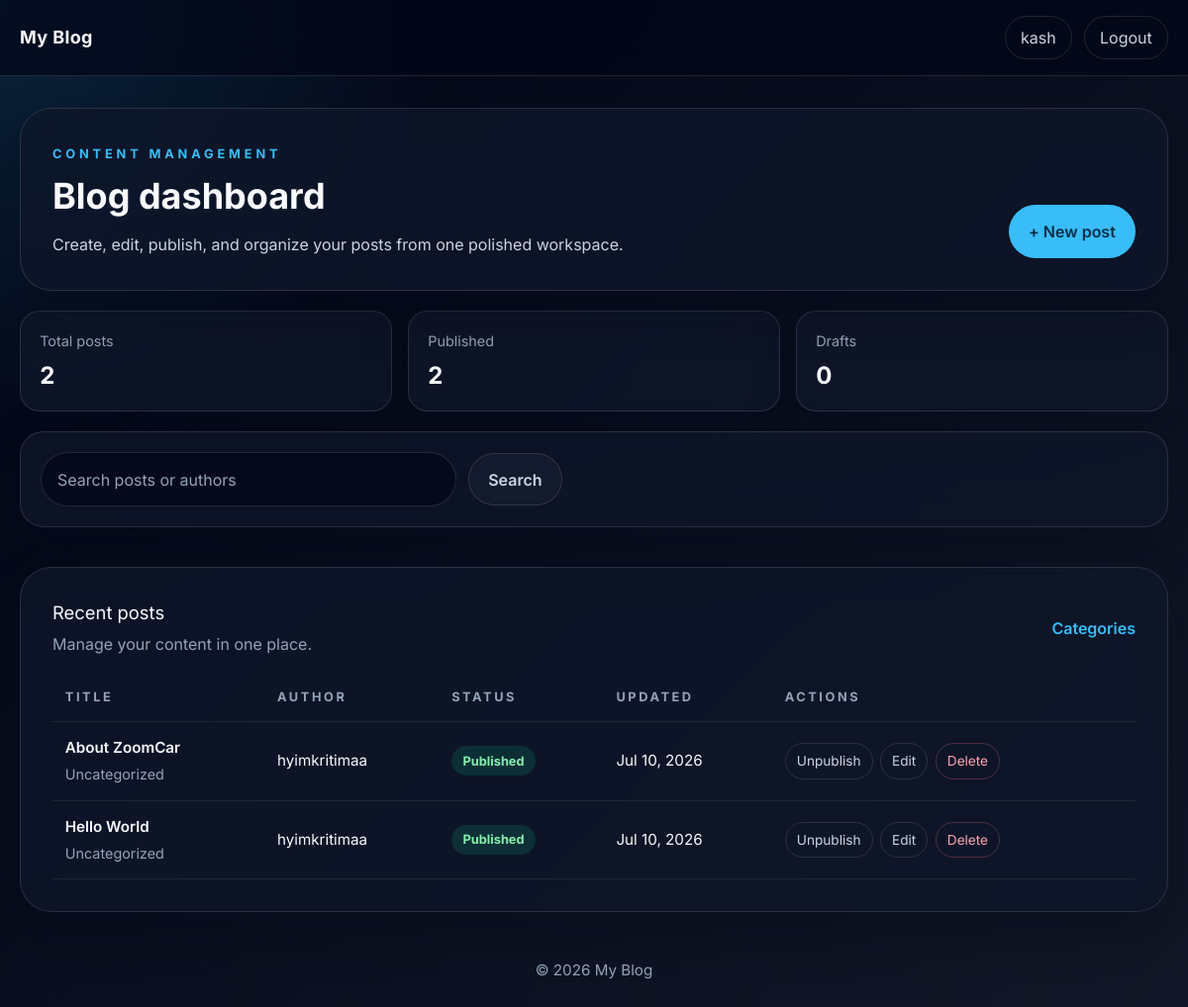
The page / (signed in) on the database as committed earlier.
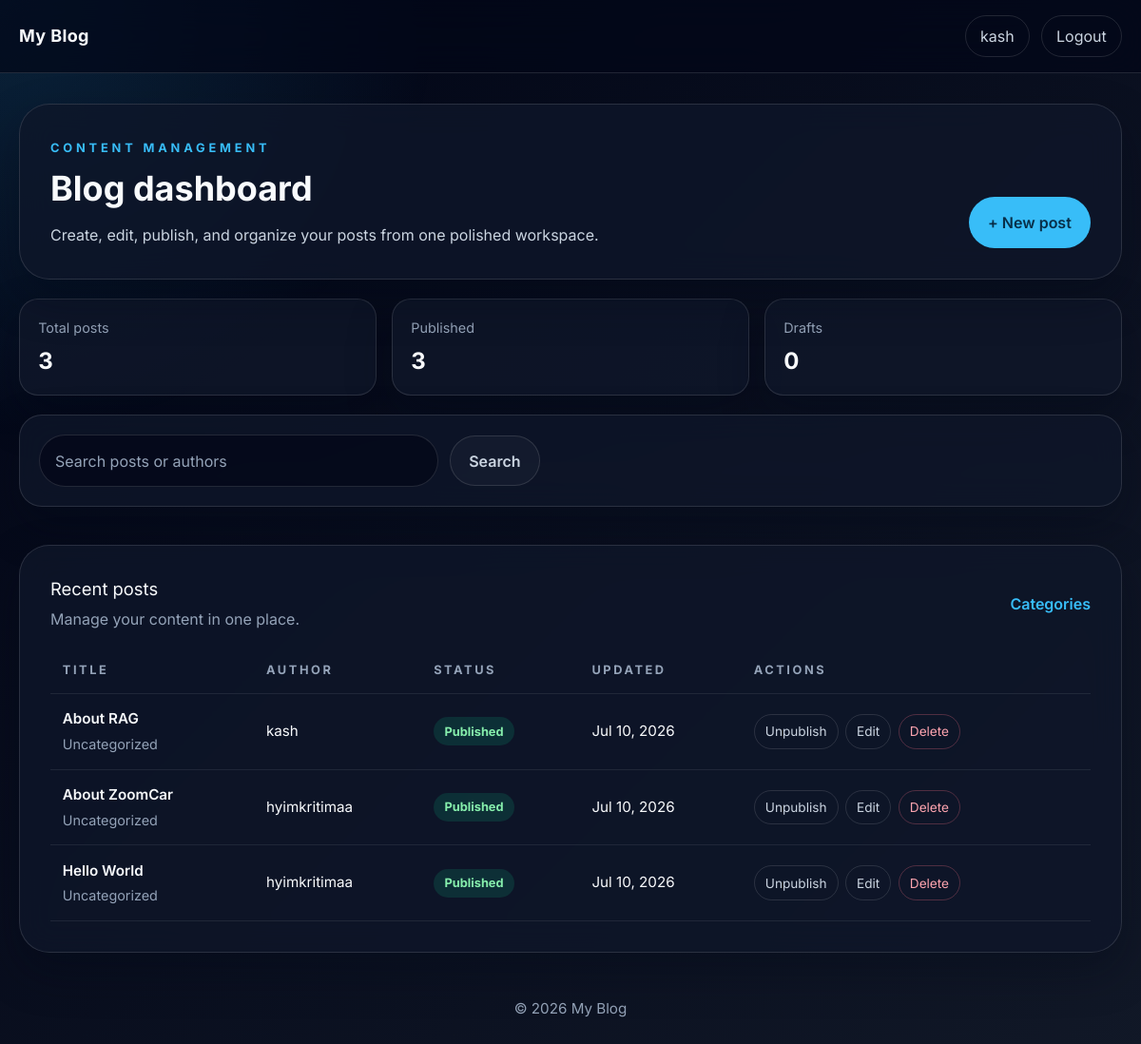
The same page on the database as committed later.
### blog/models.py (models this page shows, shortened)
class Post(models.Model):
    title = models.CharField(max_length=200)
    slug = models.SlugField(unique=True)
    author = models.ForeignKey(User, on_delete=models.CASCADE)
    category = models.ForeignKey(Category, on_delete=models.SET_NULL, null=True, blank=True, related_name="posts")
    tags = models.ManyToManyField(Tag, blank=True, related_name="posts")
    content = models.TextField()
    excerpt = models.CharField(max_length=300, blank=True)
    cover_image = models.ImageField(upload_to="posts/", blank=True, null=True)
    published = models.BooleanField(default=False)
    created_at = models.DateTimeField(auto_now_add=True)
    updated_at = models.DateTimeField(auto_now=True)
    class Meta:
        ordering = ["-created_at"]

### blog/views.py (the view, shortened to what this page needs)
# urls.py: path("", views.PostListView.as_view(), name="post_list"),
class PostListView(ListView):
    model = Post
    template_name = "blog/post_list.html"
    context_object_name = "posts"
    paginate_by = 6
    def dispatch(self, request, *args, **kwargs):
        if request.user.is_authenticated and (request.user.is_staff or request.user.is_superuser):
            return dashboard(request)
        return super().dispatch(request, *args, **kwargs)

### blog/views.py (called while the page is built)
@staff_member_required
@login_required
def dashboard(request):
    query = request.GET.get("q", "").strip()
    posts = Post.objects.select_related("author", "category").prefetch_related("tags")
    if query:
        posts = posts.filter(Q(title__icontains=query) | Q(content__icontains=query) | Q(author__username__icontains=query))
    context = {
        "posts": posts.order_by("-created_at"),
        "query": query,
        "draft_count": Post.objects.filter(published=False).count(),
        "published_count": Post.objects.filter(published=True).count(),
    }
    return render(request, "blog/dashboard.html", context)

### templates/blog/dashboard.html (shortened to what this page needs)
{% extends "base.html" %}
{% block content %}
<div class="dashboard-shell">
  <section class="dashboard-card dashboard-hero">
    <div class="dashboard-hero__content">
      <p class="hero-kicker">Content management</p>
      <h1 class="hero-title">Blog dashboard</h1>
      <p class="hero-copy">Create, edit, publish, and organize your posts from one polished workspace.</p>
    </div>
    <a href="{% url 'blog:post_create' %}" class="btn-primary">+ New post</a>
  </section>
  <section class="dashboard-stats">
    <div class="stat-card">
      <span class="stat-label">Total posts</span>
      <strong>{{ posts|length }}</strong>
    </div>
    <div class="stat-card">
      <span class="stat-label">Published</span>
      <strong>{{ published_count }}</strong>
    </div>
    <div class="stat-card">
      <span class="stat-label">Drafts</span>
      <strong>{{ draft_count }}</strong>
    </div>
  </section>
  <section class="panel dashboard-toolbar">
    <form method="get" class="dashboard-toolbar__form">
      <input type="text" name="q" value="{{ query }}" placeholder="Search posts or authors" class="search-box" />
      <button class="btn-secondary">Search</button>
    </form>
  </section>
  <section class="dashboard-card dashboard-list">
    <div class="dashboard-list__header">
      <div>
        <h2>Recent posts</h2>
        <p>Manage your content in one place.</p>
      </div>
      <a href="{% url 'blog:category_list' %}" class="text-link">Categories</a>
    </div>
    <div class="table-wrap">
      <table class="table">
        <thead>
          <tr>
            <th>Title</th>
            <th>Author</th>
            <th>Status</th>
            <th>Updated</th>
            <th>Actions</th>
          </tr>
        </thead>
        <tbody>
          {% for post in posts %}
          <tr>
            <td>
              <div class="table-title">{{ post.title }}</div>
              <div class="table-subtitle">{{ post.category.name|default:"Uncategorized" }}</div>
            </td>
            <td>{{ post.author.get_full_name|default:post.author.username }}</td>
            <td>
              {% if post.published %}
                <span class="badge badge-published">Published</span>
              {% else %}
                <span class="badge badge-draft">Draft</span>
              {% endif %}
            </td>
            <td>{{ post.updated_at|date:"M d, Y" }}</td>
            <td>
              <div class="action-group">
                <a href="{% url 'blog:toggle_publish' post.pk %}" class="table-action">{% if post.published %}Unpublish{% else %}Publish{% endif %}</a>
                <a href="{% url 'blog:post_edit' post.pk %}" class="table-action">Edit</a>
                <a href="{% url 'blog:post_delete' post.pk %}" class="table-action danger" onclick="return confirm('Delete this post?');">Delete</a>
              </div>
            </td>
          </tr>
          {% empty %}
          <tr>
            <td colspan="5" class="empty-state-cell">No posts found yet.</td>
          </tr>
          {% endfor %}
        </tbody>
      </table>
    </div>
  </section>
</div>
{% endblock %}

Rows that differ between the two databases and show on the page:
added Post: title "About RAG", category.name "Uncategorized", author.get_full_name "kash", published "Published", updated_at "Jul 10, 2026"
Other text that changed with them:
{{ posts|length }}: "2" → "3"
{{ published_count }}: "2" → "3"
